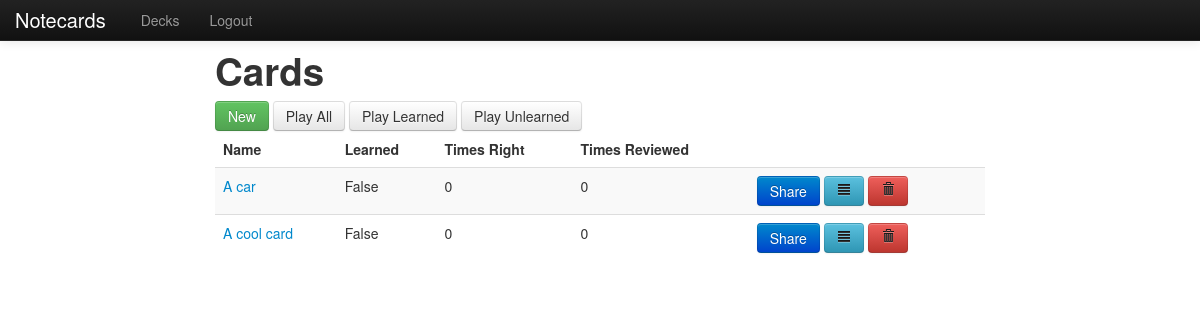
Page /decks/6/ (signed in) on the committed database.
### notecard/models.py (models this page shows)
class Notecard(models.Model):
    owner = models.ForeignKey(User)
    deck = models.ManyToManyField("Deck")
    front = models.TextField()
    back = models.TextField()
    name = models.CharField(max_length=100)
    learned = models.BooleanField(default=False)
    times_reviewed = models.IntegerField(default=0)
    times_right = models.IntegerField(default=0)
    def __unicode__(self):
        return self.name
    def get_absolute_url(self):
        return reverse('card_details',
                       args=[self.id, ]
                       )

### notecard/views.py (the view)
# urls.py: url(r'^decks/(?P<deck_id>\d+)/$', 'notecard.views.list_cards_in_deck', name='deck_details'),
@login_required
def list_cards_in_deck(request, deck_id):
    cards = Notecard.objects.filter(deck=deck_id)
    data = {
        'cards': cards,
        'deck_id': deck_id
    }
    return render_to_response('notecard/list_cards_in_deck.html',
                              data,
                              context_instance=RequestContext(request)
                              )

### notecard/templates/notecard/list_cards_in_deck.html (shortened to what this page needs)
{% extends 'base.html' %}
{% block content %}
<h1>Cards</h1>
    <a href="#newCard" role="button" class="btn btn-success" data-toggle="modal">New</a>
    <button class="btn">Play All</button>
    <button class="btn">Play Learned</button>
    <button class="btn">Play Unlearned</button>
<table class="table table-striped">
    <thead>
        <tr>
            <th>Name</th>
            <th>Learned</th>
            <th>Times Right</th>
            <th>Times Reviewed</th>
            <th></th>
        </tr>
    </thead>
    <tbody>
        {% for card in cards %}
        <tr>
            <td><a href="{{card.get_absolute_url}}">{{card}}</a></td>
            <td>{{card.learned}}</td>
            <td>{{card.times_reviewed}}</td>
            <td>{{card.times_right}}</td>
            <td>
                <button class="btn btn-primary" >Share</button>
                <button class="btn btn-info" ><i class="icon-align-justify"></i></button>
                <button class="btn btn-danger"><i class="icon-trash"></i></button>
            </td>
        </tr>
        {% endfor %}
    </tbody>
</table>
{% endblock %}

### notecard/templates/base.html (style rules this page uses)
body { padding-top: 40px; }

### rows in the picture
Notecard: name "A car", learned "False", times_reviewed "0", times_right "0"
Notecard: name "A cool card", learned "False", times_reviewed "0", times_right "0"
